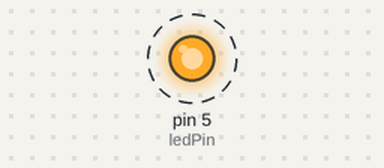
Simulated run of this sketch. Board: Arduino Uno, built with avr-gcc and run on an emulated ATmega328P. Shown: output pins drawn as LEDs (lit = HIGH). Dashed ring = blinking.

Above: at 0.5 s.
Timing chart, 0 to 3.5 s (numbered marks = the images above):
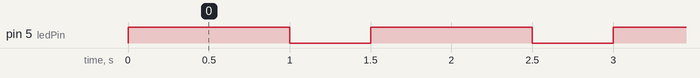

The sketch:

e2-led.ino
```cpp
int ledPin = 5;

void setup() {
  pinMode(ledPin, OUTPUT);
}

void loop() {
  digitalWrite(ledPin, HIGH);
  delay(1000);
  digitalWrite(ledPin, LOW);
  delay(500);
}
```

Measured:
- by itself, pin 5 (ledPin): alternates HIGH for 1.0 s and LOW for 0.50 s
